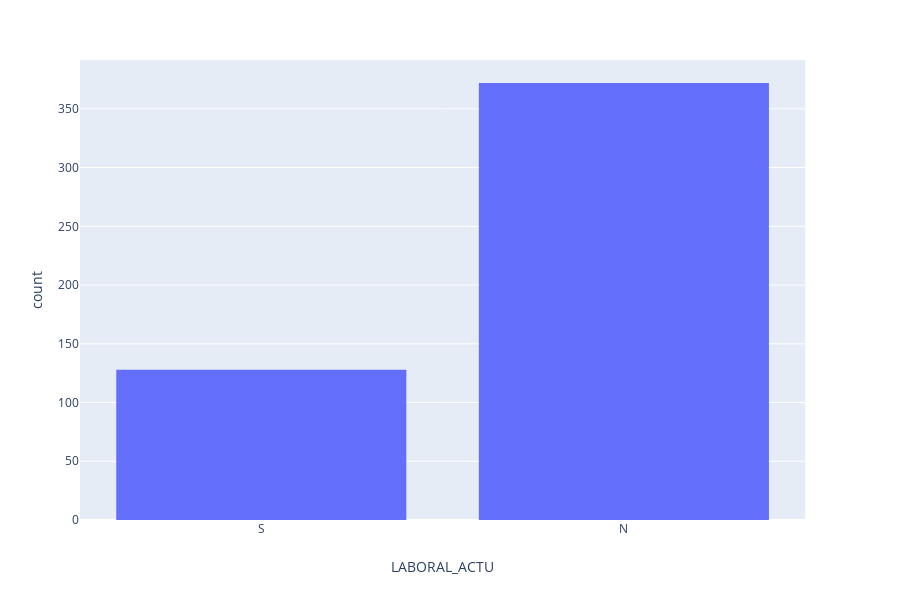

Source (notebook cell):
### Markdown cell above
## ¿Cuántos alumnos realizan actividades laborales actualmente?

### Code cell
fig = px.histogram(pData, x="LABORAL_ACTU")
fig.show()

### Figure 1 — Plotly figure (JSON) as saved in the notebook; plotly's stock layout.template omitted (floating-point values rounded to 4 significant figures; data arrays with more than 128 entries replaced by an {"elided": "..."} marker saying what was removed)
{"data": [{"alignmentgroup": "True", "bingroup": "x", "hoverlabel": {"namelength": 0}, "hovertemplate": "LABORAL_ACTU=%{x}<br>count=%{y}", "legendgroup": "", "marker": {"color": "#636efa"}, "name": "", "offsetgroup": "", "orientation": "v", "showlegend": false, "type": "histogram", "x": {"elided": "500 str values"}, "xaxis": "x", "yaxis": "y"}], "layout": {"barmode": "relative", "height": 600, "legend": {"tracegroupgap": 0}, "margin": {"t": 60}, "xaxis": {"anchor": "y", "domain": [0, 0.98], "title": {"text": "LABORAL_ACTU"}}, "yaxis": {"anchor": "x", "domain": [0, 1], "title": {"text": "count"}}}}
